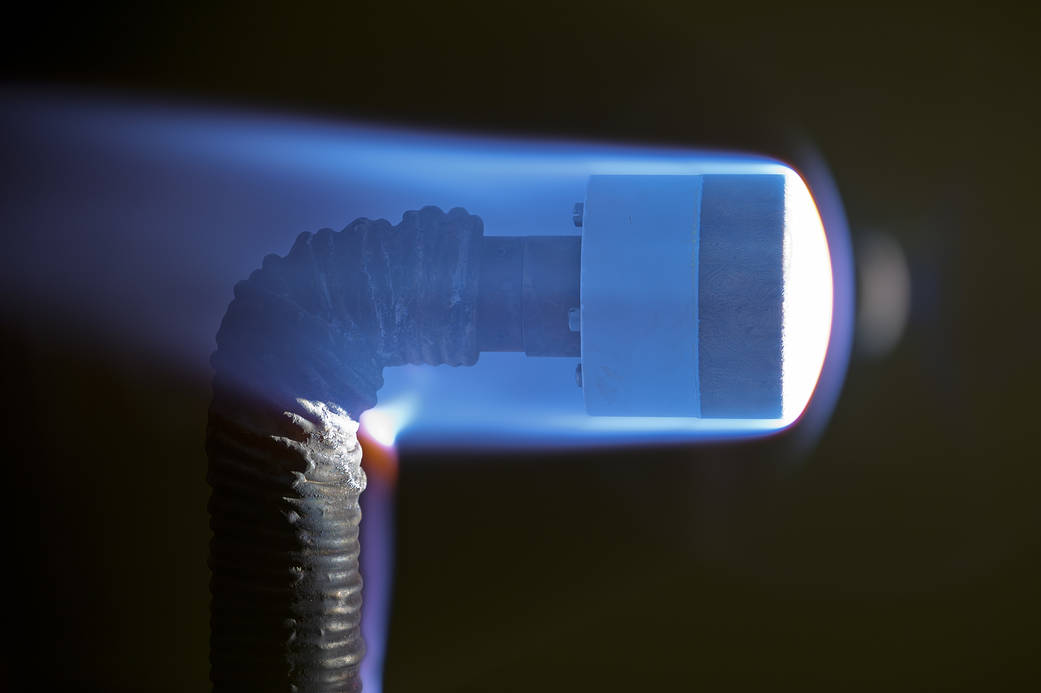
#> input picture sample.jpg, 1041 x 693 px; its folder holds only this picture in this run
$ python -i Functions.py   (imports and definitions only)
#> lines starting #> are read from the running program, lines starting #| are printed output that depends on the picture; after the words box and inside, x2 and y2 are one past the last pixel; in counts of white or black regions, pixels touching at a corner belong together
#> further down, picture is the input picture: shape (693, 1041, 3); mean B, G, R 62, 51.5, 45.1
import numpy as np
import cv2 as cv
import os
from scipy.interpolate import interp1d
import matplotlib.pyplot as plt
from cnn import cnn_apply

# [5 lines left out: function splitfn, not called in this run]

def filter_hsv_ranges(hsv,ranges):
    ''' Get union of masks for multiple hsv ranges '''
    maskHSV = np.zeros((hsv.shape[0],hsv.shape[1]),dtype=np.uint8)
    for i in range(0,len(ranges[0])):
        mask = cv.inRange(hsv, ranges[0][i],ranges[1][i])
        maskHSV = cv.bitwise_or(mask,maskHSV)

    return maskHSV

# [233 lines left out: functions interpolateContour, getConvexHull, getPoints, getContourAxes, getOrientation, classifyImageHist and 3 more, not called in this run]

def contoursAutoHSV(orig,log=None,flags={'UNDEREXPOSED':False}):
    """
    Find contours using default union of multiple HSV ranges.
    Uses the BGR-HSV transformation to increase contrast.

    :param orig: opencv 8bit BGR image
    :param flags: dictionary with flags
    :param log: log object
    :returns: model contour, shock contour, flags
    """

    img = cv.cvtColor(orig, cv.COLOR_BGR2HSV)
#> img: shape (693, 1041, 3); mean H, S, V 57.9, 142.4, 71.7

    ### HSV pixel ranges for models taken from sample frames
    model_ranges  = np.array([[(0,0,208),   (155,0,155),  (13,20,101), (0,190,100),  (12,150,130)],
                              [(180,70,255),(165,125,255),(33,165,255),(13,245,160),(25,200,250)]])
    dim_model =np.array([[(7,0,8)],[(20,185,101)]])

    ### HSV pixel ranges for shocks taken from sample frames
    shock_ranges = np.array([[(125,78,115)],
                            [(145,190,230)]])
    dim_shocks = np.array([[(125,100,35), (140,30,20), (118,135,30)],
                           [(165,165,150),(156,90,220),(128,194,125)]])

    # Append additional ranges for underexposed images
    if flags['UNDEREXPOSED']:
        model_ranges = np.hstack((model_ranges,dim_model))

    # Apply shock filter and extract shock contour
    shockfilter = filter_hsv_ranges(img,shock_ranges)
#> the loop in filter_hsv_ranges, `for i in range(0,len(ranges[0])):` made 1 pass
#> pass 1, in filter_hsv_ranges, `mask = cv.inRange(hsv, ranges[0][i],ranges[1][i])`:
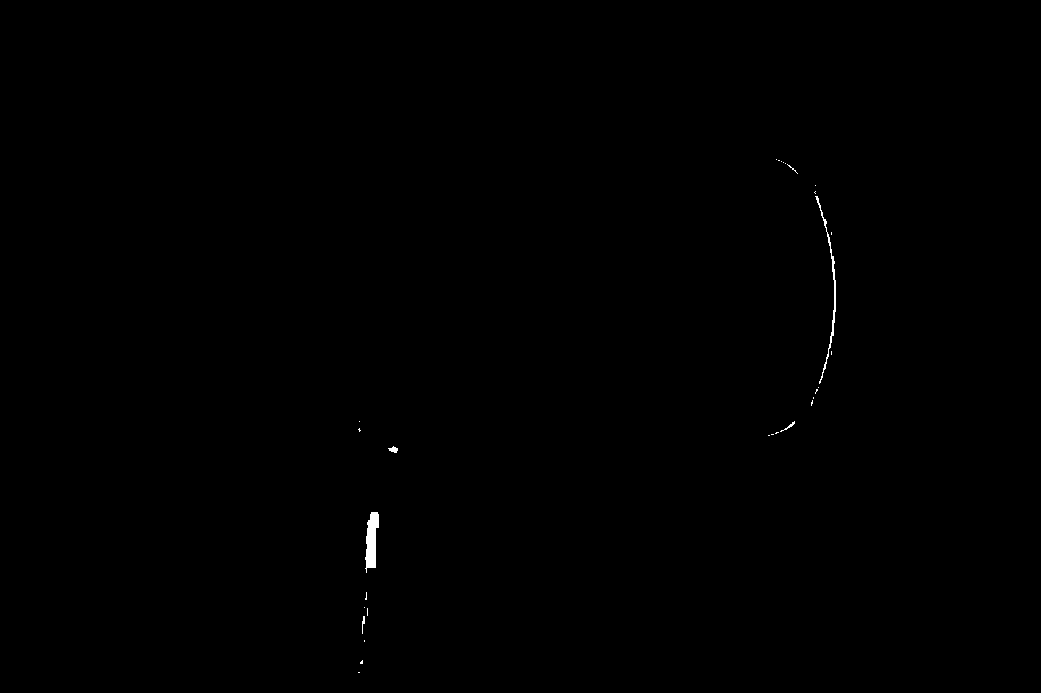
#> mask: shape (693, 1041); 0.16% white; 30 white regions (25 under 20 px)
    if shockfilter.sum() < 500:
        flags['DIM_SHOCK'] = True
        shock_ranges = np.hstack((shock_ranges,dim_shocks))
        shockfilter = filter_hsv_ranges(img,shock_ranges)
    shockcontours,hierarchy = cv.findContours(shockfilter, cv.RETR_EXTERNAL, cv.CHAIN_APPROX_NONE)
#> shockcontours = 30 contours, 27 with area under 20; largest, box (x1, y1, x2, y2) and area: (365, 512, 379, 573) 486, (815, 196, 836, 384) 178, (388, 446, 398, 453) 30
    # plt.imshow(shockfilter)
    # plt.show()

    # find the biggest shock contour (shockC) by area
    if len(shockcontours) == 0:
        shockC = None
        flags['SHOCK_CONTOUR_FAILED']=True
        if log is not None:
            log.write('no shock contours found')
    else:
        shockC = max(shockcontours, key = cv.contourArea)
#> shockC = contour of 137 points, box (x1, y1, x2, y2) (365, 512, 379, 573), area 486

    # Apply model filter and extract model contour
    modelfilter = filter_hsv_ranges(img,model_ranges)
#> the loop in filter_hsv_ranges (call 2), `for i in range(0,len(ranges[0])):` made 5 passes
#> pass 1, in filter_hsv_ranges (call 2), `mask = cv.inRange(hsv, ranges[0][i],ranges[1][i])`:
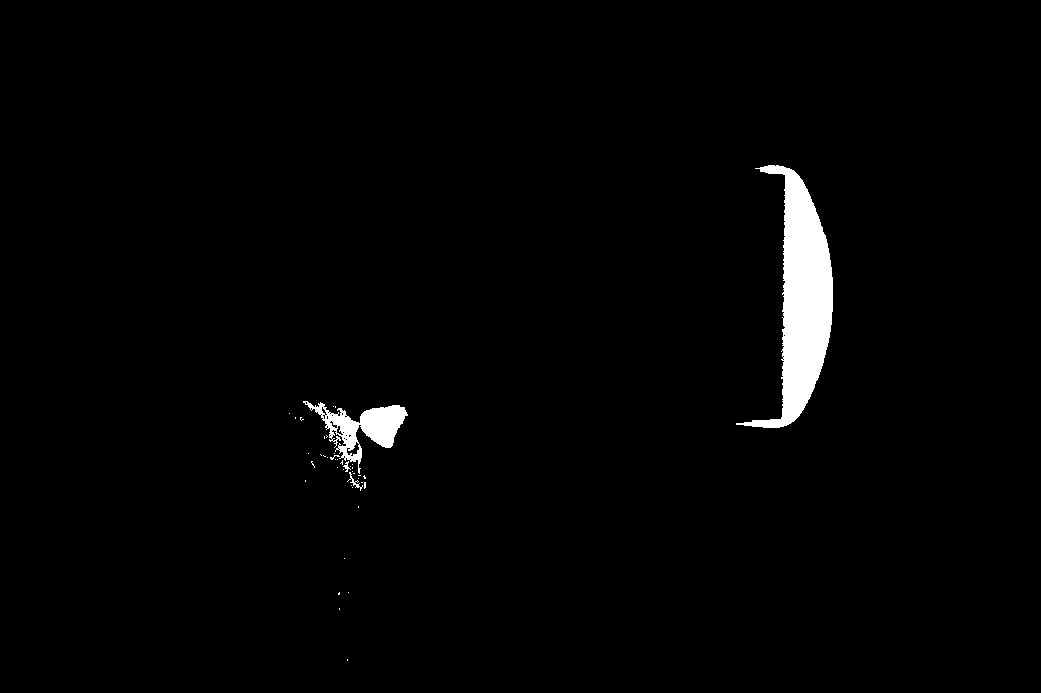
#> mask: shape (693, 1041); 1.8% white; 42 white regions (38 under 20 px), largest, box (x1, y1, x2, y2) and area: (736, 165, 833, 428) 10045, (303, 401, 408, 474) 2577, (347, 472, 363, 491) 62, (343, 461, 351, 472) 33
#> pass 2, in filter_hsv_ranges (call 2), `mask = cv.inRange(hsv, ranges[0][i],ranges[1][i])`:
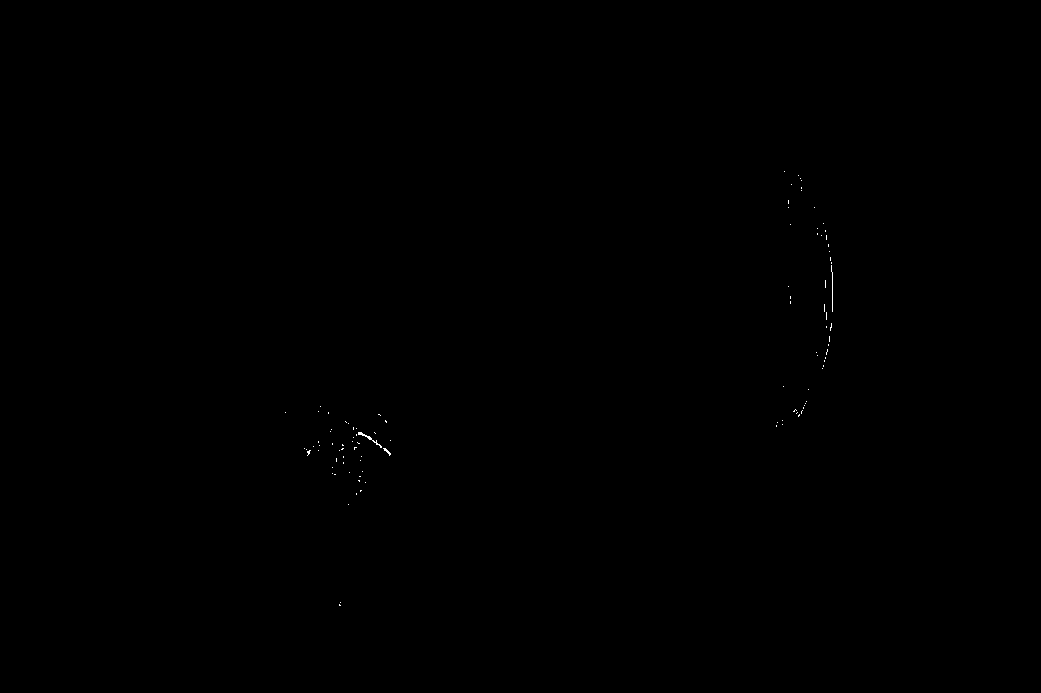
#> mask: shape (693, 1041); 0.05% white in thin lines or dots, all inside (x1, y1, x2, y2) = (285, 171, 833, 606)
#> pass 3, in filter_hsv_ranges (call 2), `mask = cv.inRange(hsv, ranges[0][i],ranges[1][i])`:
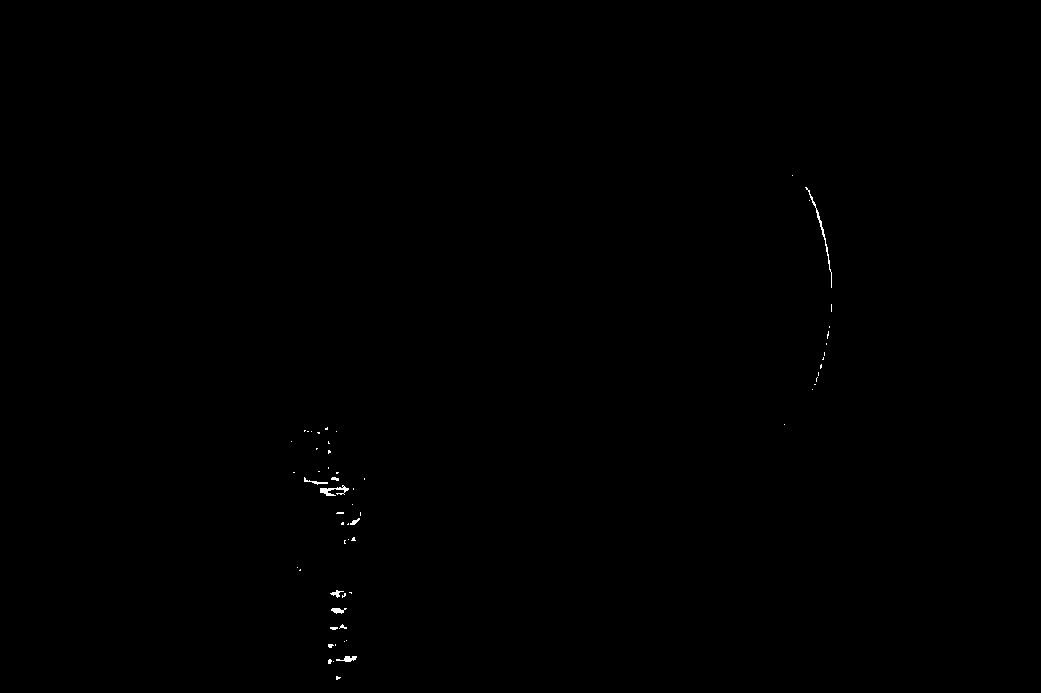
#> mask: shape (693, 1041); 0.12% white in thin lines or dots, all inside (x1, y1, x2, y2) = (291, 175, 832, 680)
#> after the loop in filter_hsv_ranges (call 2), `for i in range(0,len(ranges[0])):`: mask: shape (693, 1041); 0% white in thin lines or dots, all inside (x1, y1, x2, y2) = (371, 186, 816, 452)
#> after the loop in filter_hsv_ranges (call 2), `for i in range(0,len(ranges[0])):`:
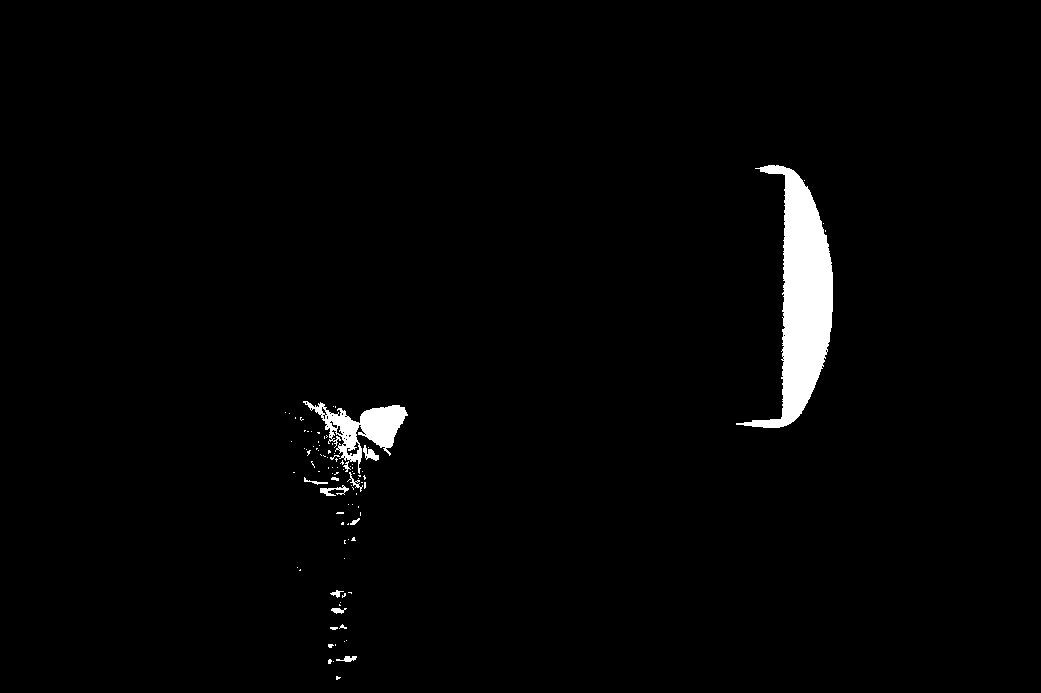
#> maskHSV: shape (693, 1041); 1.9% white; 95 white regions (82 under 20 px)
    if flags['UNDEREXPOSED']:
        kernel = cv.getStructuringElement(cv.MORPH_ELLIPSE,(5,5))
        modelfilter = cv.morphologyEx(modelfilter, cv.MORPH_OPEN, kernel)
    modelcontours,hierarchy = cv.findContours(modelfilter, cv.RETR_EXTERNAL, cv.CHAIN_APPROX_NONE)
#> modelcontours = 95 contours, 85 with area under 20; largest, box (x1, y1, x2, y2) and area: (736, 165, 833, 428) 9808, (303, 401, 408, 474) 2558, (363, 445, 379, 461) 96, (320, 485, 349, 496) 85, (336, 656, 357, 662) 46

    # plt.imshow(modelfilter)
    # plt.show()
    # find the biggest model contour (modelC) by area
    if len(modelcontours) == 0:
        modelC = None
        flags['MODEL_CONTOUR_FAILED'] = True
        if log is not None:
            log.write('no model contours found')
    else:
        modelC = max(modelcontours, key = cv.contourArea)
#> modelC = contour of 692 points, box (x1, y1, x2, y2) (736, 165, 833, 428), area 9808

    contour_dict ={'MODEL':modelC,'SHOCK':shockC}
#> contour_dict = {'MODEL': contour of 692 points, box (x1, y1, x2, y2) (736, 165, 833, 428), area 9808, 'SHOCK': contour of 137 points, box (x1, y1, x2, y2) (365, 512, 379, 573), area 486}

    return contour_dict,flags

# [246 lines left out: functions contoursHSV, contoursCNN, getROI, getEdgeFromContour, smooth, convert_mask_BGR_to_gray and 2 more, not called in this run]

def cropBGR(img, CROP):
    return img[CROP[0][0]:CROP[0][1], CROP[1][0]:CROP[1][1], :]

def cropGRAY(img, CROP):
    return img[CROP[0][0]:CROP[0][1], CROP[1][0]:CROP[1][1]]

# [106 lines left out: functions getOutlierMask, cleanEdge, getEdgeDifference, not called in this run]


>>> import cv2
>>> picture = cv2.imread('../sample.jpg')
>>> result = contoursAutoHSV(picture)

$ run again, on left02_chess.png
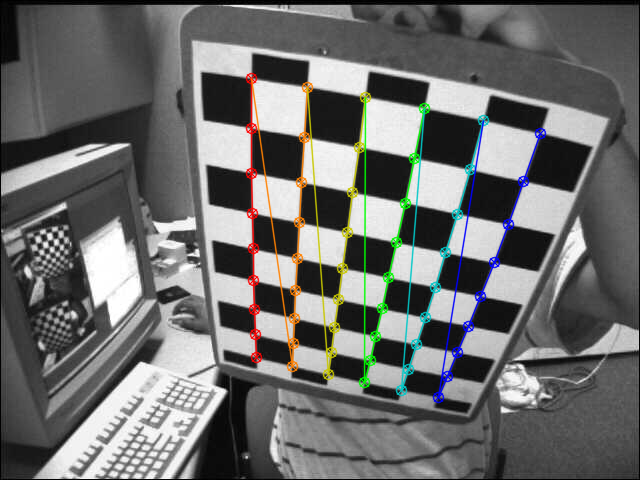
#> input picture left02_chess.png, 640 x 480 px
#> picture is the input picture: shape (480, 640, 3); mean B, G, R 108, 109.4, 108.8
#> img: shape (480, 640, 3); mean H, S, V 2.4, 7.3, 111.6
#> after the loop in filter_hsv_ranges (call 2), `for i in range(0,len(ranges[0])):`:
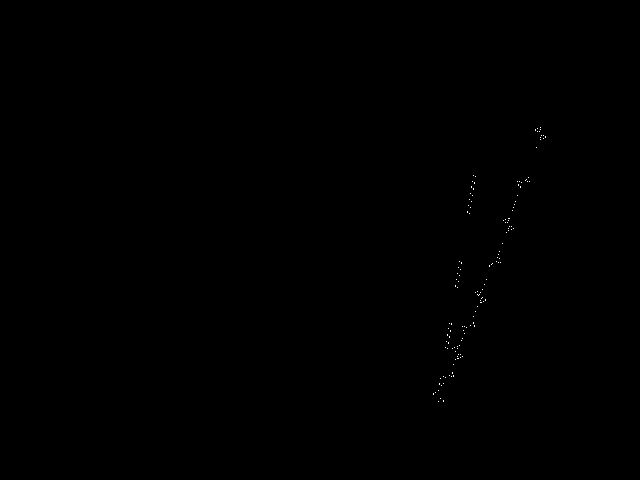
#> mask: shape (480, 640); 0.06% white in thin lines or dots, all inside (x1, y1, x2, y2) = (433, 127, 546, 402)
#> shockcontours = 139 contours, all with area under 20
#> shockC = [[438, 401]]
#> after the loop in filter_hsv_ranges (call 3), `for i in range(0,len(ranges[0])):`:
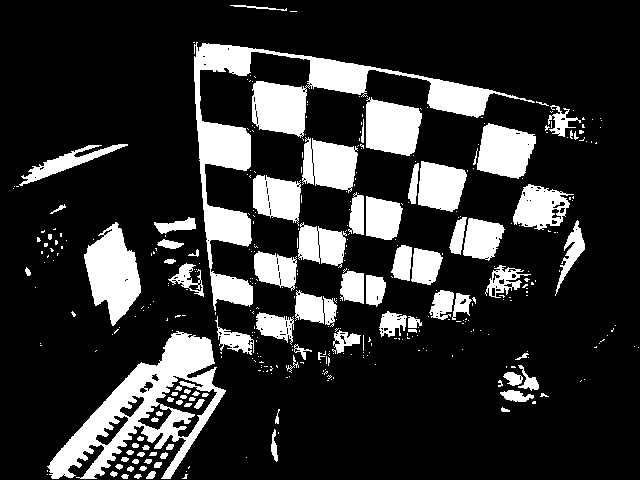
#> maskHSV: shape (480, 640); 19% white; 386 white regions (296 under 20 px)
#> modelcontours = 373 contours, 313 with area under 20; largest, box (x1, y1, x2, y2) and area: (194, 42, 535, 311) 12470, (47, 331, 226, 479) 11022, (84, 222, 141, 326) 3400, (366, 97, 422, 156) 2465, (477, 123, 536, 179) 2298
#> modelC = contour of 1811 points, box (x1, y1, x2, y2) (194, 42, 535, 311), area 12470
#> contour_dict = {'MODEL': contour of 1811 points, box (x1, y1, x2, y2) (194, 42, 535, 311), area 12470, 'SHOCK': [[438, 401]]}

$ run again, on left03_chess.png
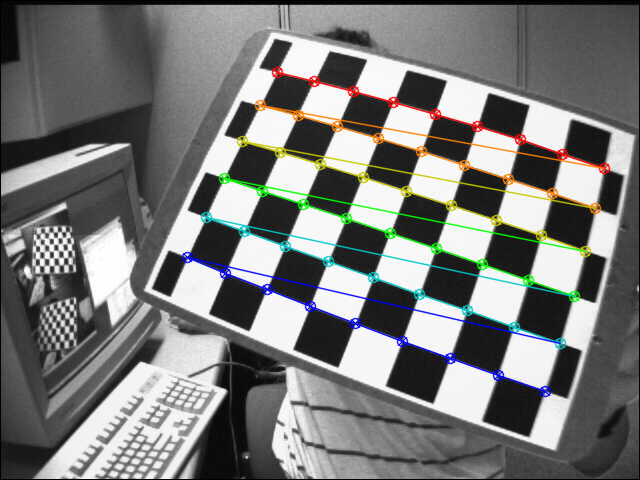
#> input picture left03_chess.png, 640 x 480 px
#> picture is the input picture: shape (480, 640, 3); mean B, G, R 121.1, 122.6, 121.8
#> img: shape (480, 640, 3); mean H, S, V 2.9, 8.2, 125.2
#> after the loop in filter_hsv_ranges (call 2), `for i in range(0,len(ranges[0])):`:
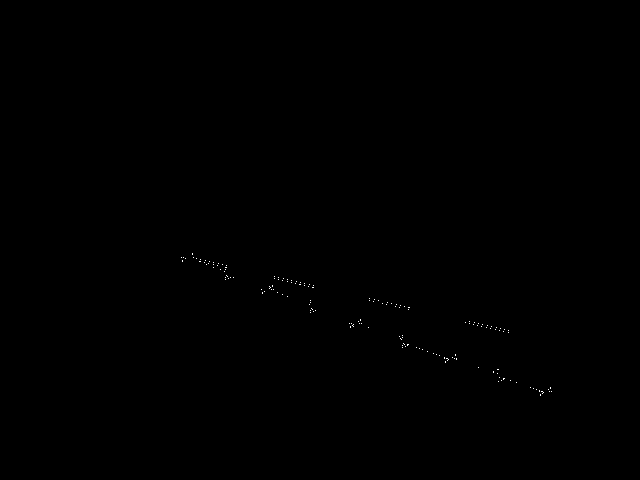
#> mask: shape (480, 640); 0.06% white in thin lines or dots, all inside (x1, y1, x2, y2) = (181, 253, 552, 396)
#> shockcontours = 158 contours, all with area under 20
#> shockC = [[503, 378], [503, 379], [504, 378]]
#> after the loop in filter_hsv_ranges (call 3), `for i in range(0,len(ranges[0])):`:
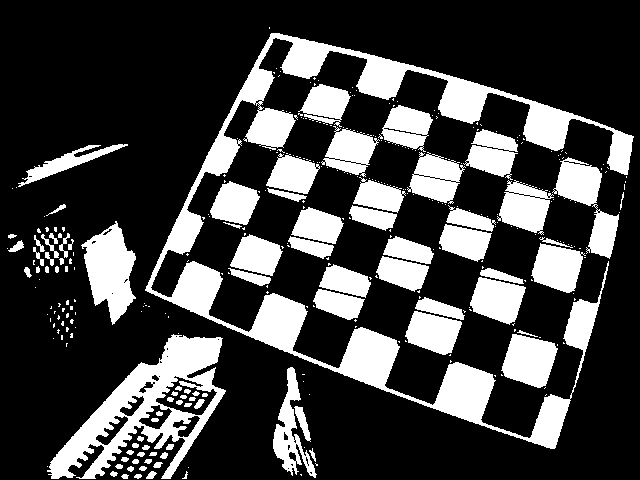
#> maskHSV: shape (480, 640); 26% white; 327 white regions (241 under 20 px)
#> modelcontours = 314 contours, 252 with area under 20; largest, box (x1, y1, x2, y2) and area: (145, 33, 634, 449) 24352, (47, 334, 226, 479) 11172, (81, 221, 136, 325) 3176, (552, 157, 619, 259) 2474, (501, 334, 558, 388) 2047
#> modelC = contour of 3378 points, box (x1, y1, x2, y2) (145, 33, 634, 449), area 24352
#> contour_dict = {'MODEL': contour of 3378 points, box (x1, y1, x2, y2) (145, 33, 634, 449), area 24352, 'SHOCK': [[503, 378], [503, 379], [504, 378]]}
